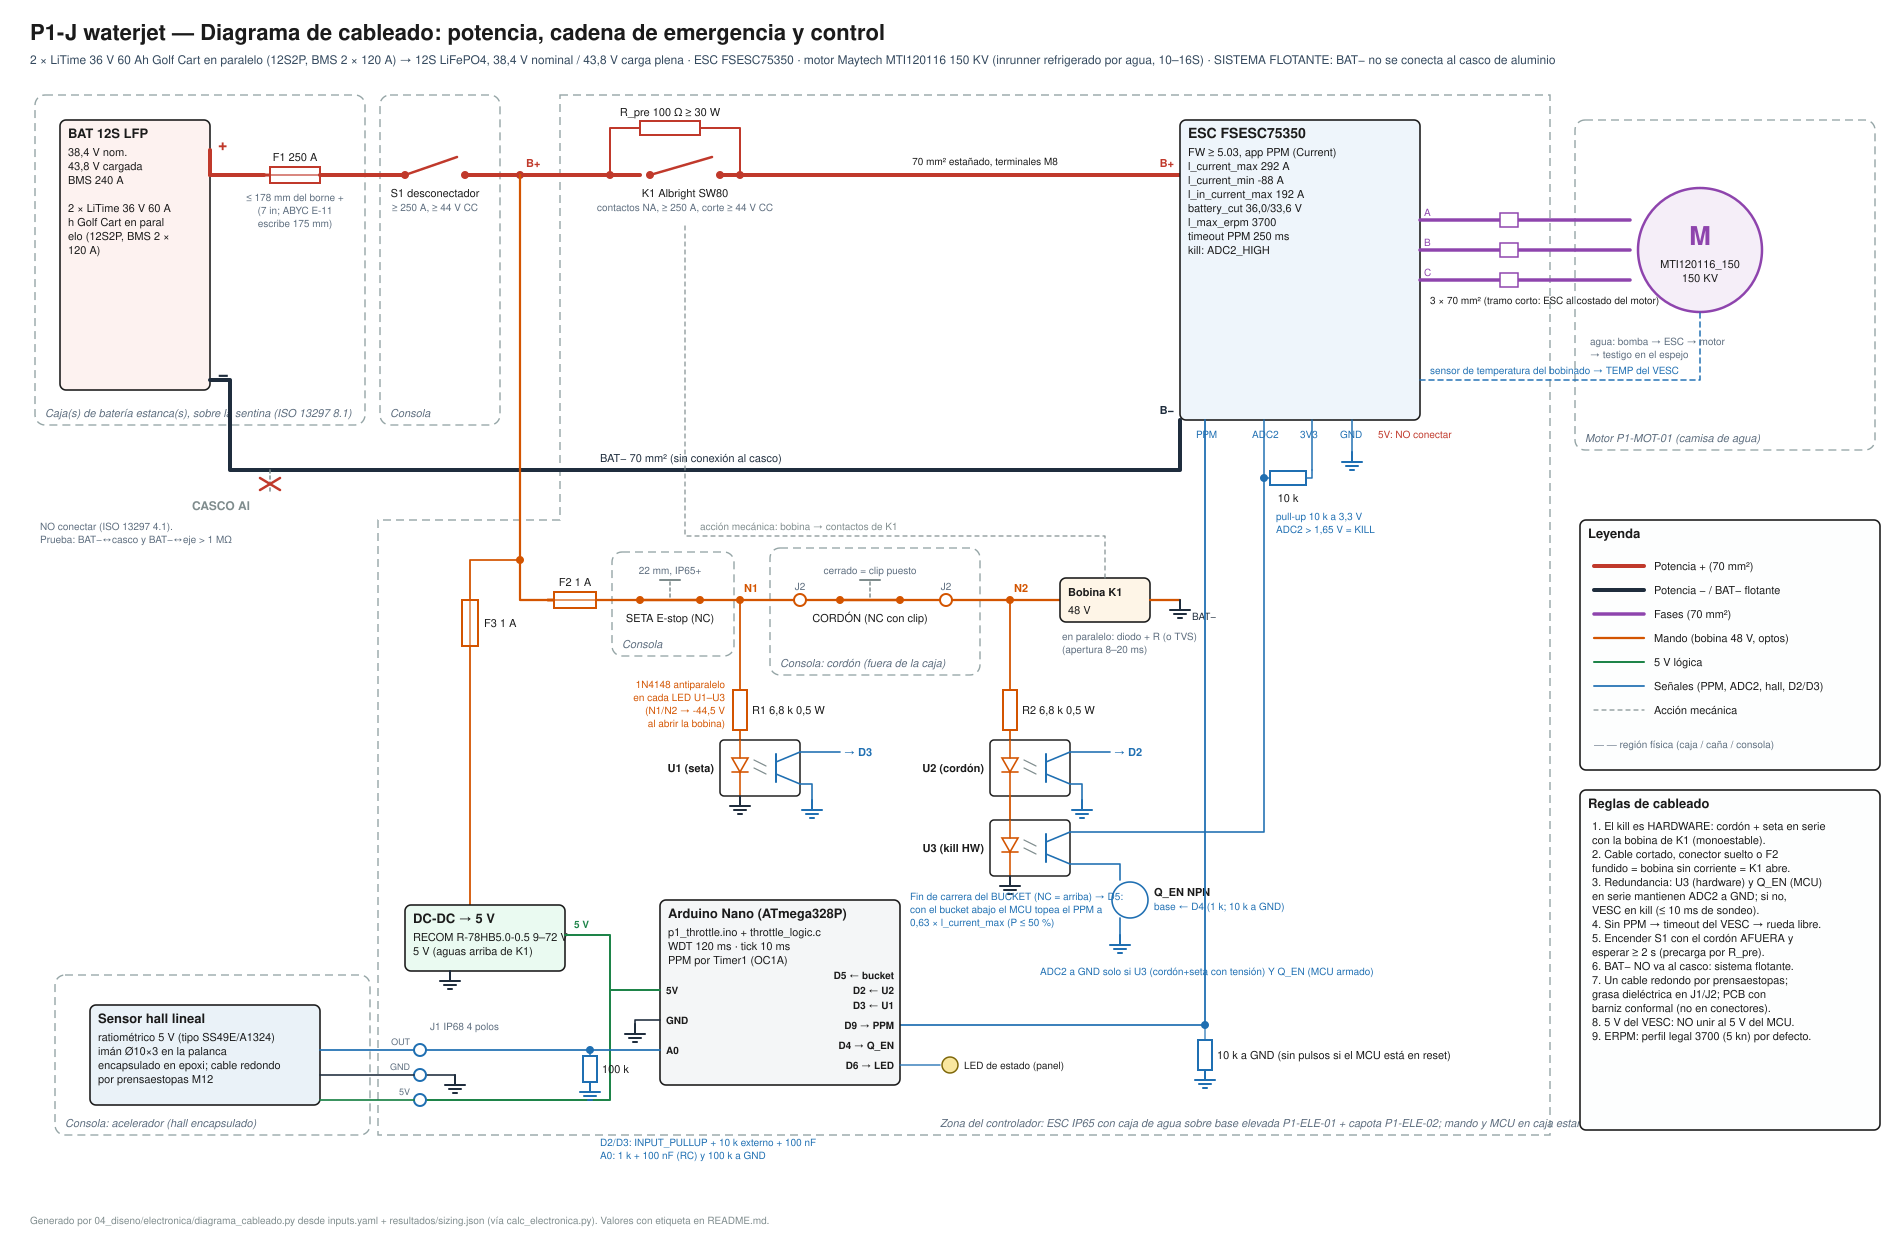

This figure's Python source:
#!/usr/bin/env python3
"""diagrama_cableado.py — Genera diagrama_cableado.svg (svgwrite) del sistema eléctrico de P1.

Valores de los rótulos: calc_electronica.compute() (que lee inputs.yaml y resultados/sizing.json).
Uso: python 04_diseno/electronica/diagrama_cableado.py [--out ruta.svg]
"""
from __future__ import annotations

import argparse
import sys
from pathlib import Path

import svgwrite

HERE = Path(__file__).resolve().parent
sys.path.insert(0, str(HERE))
import calc_electronica as ce  # noqa: E402

W, H = 1900, 1240
FONT = "Helvetica, Arial, sans-serif"
C_POS, C_NEG, C_PH = "#c0392b", "#1f2d3d", "#8e44ad"
C_CTL, C_5V, C_SIG, C_MECH = "#d35400", "#1e8449", "#1f6fb2", "#7f8c8d"


def n(x, nd=1):
    return f"{x:.{nd}f}".replace(".", ",")


class Sch:
    def __init__(self, dwg):
        self.d = dwg

    def line(self, pts, color, w=2.0, dash=None):
        kw = dict(stroke=color, stroke_width=w, fill="none", stroke_linejoin="round", stroke_linecap="round")
        if dash:
            kw["stroke_dasharray"] = dash
        self.d.add(self.d.polyline(pts, **kw))

    def dot(self, x, y, color):
        self.d.add(self.d.circle((x, y), 4, fill=color))

    def text(self, x, y, s, size=12, anchor="start", weight="normal", color="#1b1b1b", italic=False):
        lines = s.split("\n")
        for i, ln in enumerate(lines):
            self.d.add(self.d.text(ln, insert=(x, y + i * (size + 3)), font_size=size, font_family=FONT,
                                   text_anchor=anchor, font_weight=weight, fill=color,
                                   font_style="italic" if italic else "normal"))

    def box(self, x, y, w, h, title, body="", fill="#ffffff", stroke="#1b1b1b", dash=None, tsize=13):
        kw = dict(fill=fill, stroke=stroke, stroke_width=1.6, rx=6, ry=6)
        if dash:
            kw["stroke_dasharray"] = dash
        self.d.add(self.d.rect((x, y), (w, h), **kw))
        self.text(x + 8, y + 18, title, size=tsize, weight="bold")
        if body:
            self.text(x + 8, y + 36, body, size=11)

    def region(self, x, y, w, h, label, color="#95a5a6", fill="none"):
        self.d.add(self.d.rect((x, y), (w, h), fill=fill, stroke=color, stroke_width=1.4,
                               stroke_dasharray="8,5", rx=10, ry=10))
        self.text(x + 10, y + h - 8, label, size=11, color="#5d6d7e", italic=True)

    def fuse(self, x, y, label, color, w=50):
        self.line([(x - 6, y), (x, y)], color, 3)
        self.d.add(self.d.rect((x, y - 8), (w, 16), fill="#fff", stroke=color, stroke_width=2))
        self.line([(x, y), (x + w, y)], color, 1.2)
        self.text(x + w / 2, y - 14, label, size=11, anchor="middle")

    def fuse_v(self, x, y, label, color, h=46):
        self.d.add(self.d.rect((x - 8, y), (16, h), fill="#fff", stroke=color, stroke_width=2))
        self.line([(x, y), (x, y + h)], color, 1.2)
        self.text(x + 14, y + h / 2 + 4, label, size=11)

    def res_h(self, x, y, label, color, w=50, below=False):
        self.d.add(self.d.rect((x, y - 7), (w, 14), fill="#fff", stroke=color, stroke_width=2))
        self.text(x + w / 2, y + (24 if below else -12), label, size=11, anchor="middle")

    def res_v(self, x, y, label, color, h=46):
        self.d.add(self.d.rect((x - 7, y), (14, h), fill="#fff", stroke=color, stroke_width=2))
        self.text(x + 12, y + h / 2 + 4, label, size=11)

    def sw_no(self, x, y, label, color, w=60):
        """Contacto normalmente abierto (dibujado abierto)."""
        self.dot(x, y, color)
        self.dot(x + w, y, color)
        self.line([(x, y), (x + w - 8, y - 18)], color, 2.5)
        self.text(x + w / 2, y + 22, label, size=11, anchor="middle")

    def sw_nc(self, x, y, label, color, w=60, note=""):
        """Contacto normalmente cerrado (dibujado cerrado, con barra de accionamiento)."""
        self.dot(x, y, color)
        self.dot(x + w, y, color)
        self.line([(x, y), (x + w, y + 0)], color, 2.5)
        self.line([(x + w / 2, y - 3), (x + w / 2, y - 20)], C_MECH, 1.5, dash="3,3")
        self.line([(x + w / 2 - 10, y - 20), (x + w / 2 + 10, y - 20)], C_MECH, 2)
        self.text(x + w / 2, y + 22, label, size=11, anchor="middle")
        if note:
            self.text(x + w / 2, y - 26, note, size=10, anchor="middle", color="#5d6d7e")

    def gnd(self, x, y, color=C_NEG, label="BAT−"):
        self.line([(x, y), (x, y + 10)], color, 2)
        for i, hw in enumerate((10, 6, 2)):
            self.line([(x - hw, y + 10 + 4 * i), (x + hw, y + 10 + 4 * i)], color, 2)
        if label:
            self.text(x + 12, y + 20, label, size=10, color=color)

    def conn(self, x, y, label, color):
        self.d.add(self.d.circle((x, y), 6, fill="#fff", stroke=color, stroke_width=2))
        self.text(x, y - 10, label, size=10, anchor="middle", color="#5d6d7e")

    def opto(self, x, y, name, color_in, color_out):  # noqa: C901
        """Optoacoplador: entrada (LED) arriba-abajo a la izquierda, salida (C,E) a la derecha."""
        self.d.add(self.d.rect((x, y), (80, 56), fill="#fff", stroke="#1b1b1b", stroke_width=1.5, rx=4, ry=4))
        tri = [(x + 12, y + 18), (x + 28, y + 18), (x + 20, y + 32)]
        self.d.add(self.d.polygon(tri, fill="none", stroke=color_in, stroke_width=1.6))
        self.line([(x + 12, y + 32), (x + 28, y + 32)], color_in, 1.6)
        self.line([(x + 20, y), (x + 20, y + 18)], color_in, 1.6)
        self.line([(x + 20, y + 32), (x + 20, y + 56)], color_in, 1.6)
        for k in (0, 8):
            self.line([(x + 34, y + 20 + k), (x + 46, y + 26 + k)], "#7f8c8d", 1.2)
        self.line([(x + 56, y + 14), (x + 56, y + 42)], color_out, 2)
        self.line([(x + 56, y + 22), (x + 80, y + 12)], color_out, 1.6)
        self.line([(x + 56, y + 34), (x + 80, y + 44)], color_out, 1.6)
        self.text(x - 6, y + 32, name, size=11, anchor="end", weight="bold")
        return (x + 80, y + 12), (x + 80, y + 44)  # colector, emisor


def build(out_path: Path) -> Path:
    R = ce.compute()
    m, p, b, o, cab, vv = R["meta"], R["precarga"], R["bobina"], R["optos"], R["cables"], R["vesc_values"]
    dwg = svgwrite.Drawing(str(out_path), size=(f"{W}px", f"{H}px"), viewBox=f"0 0 {W} {H}", profile="full")
    dwg.add(dwg.rect((0, 0), (W, H), fill="#ffffff"))
    s = Sch(dwg)
    cl = R["clase"]
    s.text(30, 40, "P1-J waterjet — Diagrama de cableado: potencia, cadena de emergencia y control", size=22, weight="bold")
    s.text(30, 64, f"{m['battery_desc']} → {m['cells_series']}S LiFePO4, {n(m['v_nom'])} V nominal / {n(m['v_max'])} V carga plena · "
                   f"ESC {m['esc']} · motor {m['motor_desc']} · SISTEMA FLOTANTE: BAT− no se conecta al casco de aluminio",
           size=12, color="#34495e")

    yp, yn, yc = 175, 470, 600
    # ------------------------------------------------------------ regiones
    s.region(35, 95, 330, 330, "Caja(s) de batería estanca(s), sobre la sentina (ISO 13297 8.1)")
    s.region(380, 95, 120, 330, "Consola")
    dwg.add(dwg.polygon([(560, 95), (1550, 95), (1550, 1135), (378, 1135), (378, 520), (560, 520)], fill="none",
                        stroke="#95a5a6", stroke_width=1.4, stroke_dasharray="8,5"))
    s.text(940, 1127, "Zona del controlador: ESC IP65 con caja de agua sobre base elevada P1-ELE-01 + capota P1-ELE-02; "
           "mando y MCU en caja estanca de consola", size=11, color="#5d6d7e", italic=True)
    s.region(770, 548, 210, 127, "Consola: cordón (fuera de la caja)", fill="#ffffff")
    s.region(612, 552, 122, 104, "Consola", fill="#ffffff")
    s.region(55, 975, 315, 160, "Consola: acelerador (hall encapsulado)")
    s.region(1575, 120, 300, 330, "Motor P1-MOT-01 (camisa de agua)")

    # ------------------------------------------------------------ baterías en serie
    s.box(60, 120, 150, 270, f"BAT {m['cells_series']}S LFP", f"{n(m['v_nom'])} V nom.\n{n(m['v_max'])} V cargada\n"
          f"BMS {int(R['vesc_values']['i_bms'])} A\n\n" + "\n".join(m['battery_desc'][i:i + 20] for i in range(0, min(len(m['battery_desc']), 100), 20)),
          fill="#fdf2f0")
    s.line([(210, 150), (210, yp)], C_POS, 4)
    s.text(218, 150, "+", size=16, weight="bold", color=C_POS)
    s.text(218, 380, "−", size=18, weight="bold", color=C_NEG)
    # positivo
    s.line([(210, yp), (264, yp)], C_POS, 4)
    s.fuse(270, yp, f"F1 {cab['fuse_a']:.0f} A", C_POS)
    s.text(295, yp + 26, "≤ 178 mm del borne +\n(7 in; ABYC E-11\nescribe 175 mm)", size=10, anchor="middle", color="#5d6d7e")
    s.line([(320, yp), (405, yp)], C_POS, 4)
    s.sw_no(405, yp, "S1 desconectador", C_POS)
    s.text(435, yp + 36, f"≥ {cab['fuse_a']:.0f} A, ≥ {m['v_max']:.0f} V CC", size=10, anchor="middle", color="#5d6d7e")
    s.line([(465, yp), (640, yp)], C_POS, 4)
    s.dot(520, yp, C_POS)
    s.text(526, yp - 8, "B+", size=11, weight="bold", color=C_POS)
    # K1 + R_pre en paralelo
    s.dot(610, yp, C_POS)
    s.line([(610, yp), (610, 128), (640, 128)], C_POS, 2)
    s.res_h(640, 128, f"R_pre {p['R_ohm']:.0f} Ω ≥ {p['P_rating_W']:.0f} W", C_POS, w=60)
    s.line([(700, 128), (740, 128), (740, yp)], C_POS, 2)
    s.sw_no(650, yp, f"K1 {cl['contactor']}", C_POS, w=70)
    s.text(685, yp + 36, f"contactos NA, ≥ {cab['fuse_a']:.0f} A, corte ≥ {m['v_max']:.0f} V CC", size=10, anchor="middle", color="#5d6d7e")
    s.dot(740, yp, C_POS)
    s.line([(720, yp), (790, yp)], C_POS, 4)
    s.line([(790, yp), (1180, yp)], C_POS, 4)
    s.text(985, yp - 10, f"{cab['dc_mm2']} mm² estañado, terminales M8", size=10, anchor="middle")
    if cl["imd"]:
        s.box(800, 250, 170, 80, "IMD (72 V)", cl["imd_desc"][:30] + "\nB+/B− ↔ casco; alarma\na consola", fill="#fef9e7")
        s.line([(830, yp), (830, 250)], C_POS, 1.5)
        s.line([(860, 330), (860, yn)], C_NEG, 1.5)
    # VESC
    s.box(1180, 120, 240, 300, f"ESC {m['esc']}", f"FW ≥ 5.03, app PPM (Current)\nl_current_max {n(vv['l_current_max'], 0)} A\n"
          f"l_current_min {n(vv['l_current_min'], 0)} A\nl_in_current_max {n(vv['l_in_current_max'], 0)} A\n"
          f"battery_cut {n(vv['l_battery_cut_start'])}/{n(vv['l_battery_cut_end'])} V\nl_max_erpm {vv['l_max_erpm']:.0f}\n"
          f"timeout PPM {vv['timeout_msec']:.0f} ms\nkill: ADC2_HIGH", fill="#eef5fb", tsize=14)
    s.text(1174, yp - 8, "B+", size=11, weight="bold", color=C_POS, anchor="end")
    s.text(1174, 414, "B−", size=11, weight="bold", color=C_NEG, anchor="end")
    # fases y motor
    for i, yy in enumerate((220, 250, 280)):
        s.line([(1420, yy), (1630, yy)], C_PH, 3.5)
        s.d.add(s.d.rect((1500, yy - 7), (18, 14), fill="#fff", stroke=C_PH, stroke_width=1.5))
        s.text(1424, yy - 4, "ABC"[i], size=10, color=C_PH)
    s.text(1430, 304, f"3 × {cab['phase_mm2']} mm² (tramo corto: ESC al costado del motor)", size=10)
    s.d.add(s.d.circle((1700, 250), 62, fill="#f5eef8", stroke=C_PH, stroke_width=2.5))
    s.text(1700, 245, "M", size=26, anchor="middle", weight="bold", color=C_PH)
    s.text(1700, 268, f"{m['motor']}\n{m['motor_kv']:.0f} KV", size=11, anchor="middle")
    s.line([(1420, 380), (1700, 380), (1700, 312)], C_SIG, 1.5, dash="5,4")
    s.text(1430, 374, "sensor de temperatura del bobinado → TEMP del VESC", size=10, color=C_SIG)
    s.text(1590, 345, "agua: bomba → ESC → motor\n→ testigo en el espejo", size=10, color="#5d6d7e")

    # ------------------------------------------------------------ negativo (flotante)
    s.line([(210, 380), (230, 380), (230, yn), (1180, yn), (1180, 420)], C_NEG, 4)
    s.text(600, yn - 8, f"BAT− {cab['dc_mm2']} mm² (sin conexión al casco)", size=11, color=C_NEG)
    s.text(250, yn + 40, "CASCO Al", size=12, weight="bold", color="#7f8c8d", anchor="end")
    s.line([(270, yn), (270, yn + 22)], "#7f8c8d", 1.5, dash="3,3")
    s.line([(260, yn + 8), (280, yn + 20)], C_POS, 2.5)
    s.line([(260, yn + 20), (280, yn + 8)], C_POS, 2.5)
    s.text(40, yn + 60, "NO conectar (ISO 13297 4.1).\nPrueba: BAT−↔casco y BAT−↔eje > 1 MΩ", size=10, color="#5d6d7e")

    # ------------------------------------------------------------ circuito de mando (24 V)
    s.line([(520, yp), (520, yc), (548, yc)], C_CTL, 2.2)
    s.fuse(554, yc, f"F2 {n(b['F2_A'], 0)} A", C_CTL, w=42)
    s.line([(596, yc), (640, yc)], C_CTL, 2.2)
    s.sw_nc(640, yc, "SETA E-stop (NC)", C_CTL, w=60, note="22 mm, IP65+")
    s.line([(700, yc), (800, yc)], C_CTL, 2.2)
    s.dot(740, yc, C_CTL)
    s.text(744, yc - 8, "N1", size=11, weight="bold", color=C_CTL)
    s.conn(800, yc, "J2", C_CTL)
    s.line([(806, yc), (840, yc)], C_CTL, 2.2)
    s.sw_nc(840, yc, "CORDÓN (NC con clip)", C_CTL, w=60, note="cerrado = clip puesto")
    s.line([(900, yc), (940, yc)], C_CTL, 2.2)
    s.conn(946, yc, "J2", C_CTL)
    s.line([(952, yc), (1060, yc)], C_CTL, 2.2)
    s.dot(1010, yc, C_CTL)
    s.text(1014, yc - 8, "N2", size=11, weight="bold", color=C_CTL)
    s.box(1060, yc - 22, 90, 44, "Bobina K1", f"{b['V_nom']:.0f} V", fill="#fef5e7", tsize=11)
    s.line([(1150, yc), (1180, yc)], C_CTL, 2.2)
    s.gnd(1180, yc)
    s.text(1062, yc + 40, "en paralelo: diodo + R (o TVS)\n(apertura 8–20 ms)", size=10, color="#5d6d7e")
    s.line([(1105, yc - 22), (1105, 536), (685, 536), (685, 224)], C_MECH, 1.2, dash="4,4")
    s.text(700, 530, "acción mecánica: bobina → contactos de K1", size=10, color=C_MECH)

    # optos
    s.line([(740, yc), (740, 690)], C_CTL, 1.8)
    s.res_v(740, 690, f"R1 {o['R_U1_ohm'] / 1000:.1f} k 0,5 W".replace(".", ","), C_CTL, h=40)
    s.line([(740, 730), (740, 740)], C_CTL, 1.8)
    cU1, eU1 = s.opto(720, 740, "U1 (seta)", C_CTL, C_SIG)
    s.gnd(740, 796, label="")
    s.line([(1010, yc), (1010, 690)], C_CTL, 1.8)
    s.res_v(1010, 690, f"R2 {o['R_U2U3_ohm'] / 1000:.1f} k 0,5 W".replace(".", ","), C_CTL, h=40)
    s.line([(1010, 730), (1010, 740)], C_CTL, 1.8)
    cU2, eU2 = s.opto(990, 740, "U2 (cordón)", C_CTL, C_SIG)
    s.line([(1010, 796), (1010, 820)], C_CTL, 1.8)
    cU3, eU3 = s.opto(990, 820, "U3 (kill HW)", C_CTL, C_SIG)
    s.gnd(1010, 876, label="")
    s.text(725, 688, f"1N4148 antiparalelo\nen cada LED U1–U3\n(N1/N2 → {n(R['bobina']['V_N2_negativo_V'])} V\nal abrir la bobina)",
           size=10, anchor="end", color=C_CTL)
    s.line([cU1, (840, cU1[1])], C_SIG, 1.6)
    s.text(844, cU1[1] + 4, "→ D3", size=11, color=C_SIG, weight="bold")
    s.line([eU1, (812, eU1[1]), (812, 800)], C_SIG, 1.6)
    s.gnd(812, 800, color=C_SIG, label="")
    s.line([cU2, (1110, cU2[1])], C_SIG, 1.6)
    s.text(1114, cU2[1] + 4, "→ D2", size=11, color=C_SIG, weight="bold")
    s.line([eU2, (1082, eU2[1]), (1082, 800)], C_SIG, 1.6)
    s.gnd(1082, 800, color=C_SIG, label="")

    # ADC2 del VESC: pull-up a 3,3 V; U3 en serie con Q_EN a GND
    s.text(1196, 438, "PPM", size=10, color=C_SIG)
    s.text(1252, 438, "ADC2", size=10, color=C_SIG)
    s.text(1300, 438, "3V3", size=10, color=C_SIG)
    s.text(1340, 438, "GND", size=10, color=C_SIG)
    s.text(1378, 438, "5V: NO conectar", size=10, color=C_POS)
    s.line([(1312, 420), (1312, 470)], C_SIG, 1.5)
    s.res_h(1270, 478, "10 k", C_SIG, w=36, below=True)
    s.line([(1306, 478), (1312, 478), (1312, 470)], C_SIG, 1.5)
    s.line([(1264, 420), (1264, 478), (1270, 478)], C_SIG, 1.5)
    s.line([(1264, 478), (1264, 832), cU3], C_SIG, 1.6)
    s.dot(1264, 478, C_SIG)
    s.line([(1352, 420), (1352, 452)], C_SIG, 1.5)
    s.gnd(1352, 452, color=C_SIG, label="")
    s.text(1276, 520, "pull-up 10 k a 3,3 V\nADC2 > 1,65 V = KILL", size=10, color=C_SIG)
    s.line([eU3, (1120, eU3[1]), (1120, 880)], C_SIG, 1.6)
    s.d.add(s.d.circle((1130, 900), 18, fill="#fff", stroke=C_SIG, stroke_width=1.6))
    s.text(1154, 896, "Q_EN NPN", size=11, weight="bold")
    s.text(1154, 910, "base ← D4 (1 k; 10 k a GND)", size=10, color=C_SIG)
    s.line([(1120, 918), (1120, 935)], C_SIG, 1.6)
    s.gnd(1120, 935, color=C_SIG, label="")
    s.text(1040, 975, "ADC2 a GND solo si U3 (cordón+seta con tensión) Y Q_EN (MCU armado)", size=10, color=C_SIG)

    # PPM
    s.line([(1205, 420), (1205, 1025), (900, 1025)], C_SIG, 1.8)
    s.dot(1205, 1025, C_SIG)
    s.line([(1205, 1040), (1205, 1025)], C_SIG, 1.2)
    s.res_v(1205, 1040, "10 k a GND (sin pulsos si el MCU está en reset)", C_SIG, h=30)
    s.gnd(1205, 1070, color=C_SIG, label="")

    # ------------------------------------------------------------ MCU, DC-DC, hall
    s.line([(520, 560), (470, 560), (470, 600)], C_CTL, 1.8)
    s.dot(520, 560, C_CTL)
    s.fuse_v(470, 600, "F3 1 A", C_CTL, h=46)
    s.line([(470, 646), (470, 905)], C_CTL, 1.8)
    s.box(405, 905, 160, 66, "DC-DC → 5 V", f"{cl['dcdc'][:26]}\n5 V (aguas arriba de K1)", fill="#eafaf1")
    s.gnd(450, 971, label="")
    s.box(660, 900, 240, 222, "Arduino Nano (ATmega328P)", "p1_throttle.ino + throttle_logic.c v2\nWDT 120 ms · tick 10 ms\n"
          "PPM por Timer1 (OC1A)", fill="#f4f6f7")
    for yy, lab in ((990, "5V"), (1020, "GND"), (1050, "A0")):
        s.text(666, yy + 4, lab, size=10, weight="bold")
    for yy, lab in ((975, "D5 ← bucket"), (990, "D2 ← U2"), (1005, "D3 ← U1"), (1025, "D9 → PPM"), (1045, "D4 → Q_EN"), (1065, "D6 → LED"),
                    (1082, "D7 ← perfil"), (1097, "D8 ← rejilla"), (1112, "D12 → perfil")):
        s.text(894, yy + 4, lab, size=10, weight="bold", anchor="end")
    s.line([(565, 935), (610, 935), (610, 990), (660, 990)], C_5V, 2)
    s.line([(660, 1020), (635, 1020), (635, 1024)], C_NEG, 1.6)
    s.gnd(635, 1024, label="")
    s.text(574, 928, "5 V", size=10, color=C_5V, weight="bold")
    s.line([(610, 990), (610, 1100), (426, 1100)], C_5V, 2)
    s.text(600, 1146, "D2/D3/D5: INPUT_PULLUP + 10 k externo + 100 nF; D7/D8: INPUT_PULLUP\nA0: 1 k + 100 nF (RC) y 100 k a GND", size=10, color=C_SIG)
    s.line([(426, 1050), (590, 1050), (660, 1050)], C_SIG, 1.8)
    s.dot(590, 1050, C_SIG)
    s.res_v(590, 1056, "100 k", C_SIG, h=26)
    s.line([(590, 1050), (590, 1056)], C_SIG, 1.4)
    s.gnd(590, 1082, color=C_SIG, label="")
    s.line([(426, 1075), (455, 1075)], C_NEG, 1.6)
    s.gnd(455, 1075, label="")
    for yy, lab in ((1050, "OUT"), (1075, "GND"), (1100, "5V")):
        s.conn(420, yy, "", C_SIG)
        s.text(410, yy - 5, lab, size=9, color="#5d6d7e", anchor="end")
    s.text(430, 1030, "J1 IP68 4 polos", size=10, color="#5d6d7e")
    s.box(90, 1005, 230, 100, "Sensor hall lineal", "ratiométrico 5 V (tipo SS49E/A1324)\nimán Ø10×3 en la palanca\n"
          "encapsulado en epoxi; cable redondo\npor prensaestopas M12", fill="#eaf2f8")
    s.text(910, 900, f"Fin de carrera del BUCKET (NC = arriba) → D5:\ncon el bucket abajo el MCU topea el PPM a\n"
           f"{n(vv['reverse_current_frac'], 2)} × l_current_max (P ≤ {n(vv['reverse_power_frac'] * 100, 0)} %)", size=10, color=C_SIG)
    s.line([(320, 1050), (414, 1050)], C_SIG, 1.8)
    s.line([(320, 1075), (414, 1075)], C_NEG, 1.6)
    s.line([(320, 1100), (414, 1100)], C_5V, 1.8)
    # consola: selector de perfil (D7), pulsador de limpieza de rejilla (D8); D12 → ADC1 del VESC (LispBM)
    s.line([(900, 1082), (1000, 1082)], C_SIG, 1.4)
    s.text(1004, 1086, "SELECTOR perfil a GND: cerrado = ABIERTO; abierto/cortado = COSTA 5 kn", size=9, color=C_SIG)
    s.line([(900, 1097), (1000, 1097)], C_SIG, 1.4)
    s.text(1004, 1101, "PULSADOR rejilla NA a GND: giro inverso lento ≤ 3 s, solo con acelerador en 0", size=9, color=C_SIG)
    s.line([(900, 1112), (1000, 1112)], C_SIG, 1.4)
    s.text(1004, 1116, f"D12 → 10 k → ADC1 del VESC, 20 k a GND (≈ 3,3 V) → vesc_perfil.lisp: "
           f"ERPM {vv['l_max_erpm']:.0f} / {vv['erpm_tech']:.0f}", size=9, color=C_SIG)
    s.line([(900, 1065), (940, 1065)], C_SIG, 1.4)
    s.d.add(s.d.circle((950, 1065), 8, fill="#f9e79f", stroke="#7d6608", stroke_width=1.5))
    s.text(964, 1069, "LED de estado (panel)", size=10)

    # ------------------------------------------------------------ leyenda y reglas
    lx, ly = 1580, 520
    s.box(lx, ly, 300, 250, "Leyenda", fill="#fdfefe")
    items = [(C_POS, 4, "Potencia + (" + f"{cab['dc_mm2']} mm²)"), (C_NEG, 4, "Potencia − / BAT− flotante"),
             (C_PH, 3.5, f"Fases ({cab['phase_mm2']} mm²)"), (C_CTL, 2.2, f"Mando (bobina {b['V_nom']:.0f} V, optos)"),
             (C_5V, 2, "5 V lógica"), (C_SIG, 1.8, "Señales (PPM, ADC1/2, hall, D2–D12)"),
             (C_MECH, 1.2, "Acción mecánica")]
    for i, (c, w_, lab) in enumerate(items):
        yy = ly + 46 + 24 * i
        s.line([(lx + 14, yy), (lx + 64, yy)], c, w_, dash="4,4" if c == C_MECH else None)
        s.text(lx + 74, yy + 4, lab, size=11)
    s.text(lx + 14, ly + 228, "─ ─  región física (caja / caña / consola)", size=10, color="#5d6d7e")
    rx, ry = 1580, 790
    s.box(rx, ry, 300, 340, "Reglas de cableado", fill="#fdfefe")
    rules = ("1. El kill es HARDWARE: cordón + seta en serie\n   con la bobina de K1 (monoestable).\n"
             "2. Cable cortado, conector suelto o F2\n   fundido = bobina sin corriente = K1 abre.\n"
             "3. Redundancia: U3 (hardware) y Q_EN (MCU)\n   en serie mantienen ADC2 a GND; si no,\n   VESC en kill (≤ 10 ms de sondeo).\n"
             "4. Sin PPM → timeout del VESC → rueda libre.\n"
             "5. Encender S1 con el cordón AFUERA y\n   esperar ≥ " + f"{p['wait_s']:.0f} s (precarga por R_pre).\n"
             "6. BAT− NO va al casco: sistema flotante.\n"
             "7. Un cable redondo por prensaestopas;\n   grasa dieléctrica en J1/J2; PCB con\n   barniz conformal (no en conectores).\n"
             "8. 5 V del VESC: NO unir al 5 V del MCU.\n"
             f"9. ERPM: perfil legal {vv['l_max_erpm']:.0f} (5 kn) por defecto;\n   abierto {vv['erpm_tech']:.0f} solo vía D12 + LispBM.")
    s.text(rx + 12, ry + 40, rules, size=11)
    s.text(30, H - 16, "Generado por 04_diseno/electronica/diagrama_cableado.py desde inputs.yaml + resultados/sizing.json "
                       "(vía calc_electronica.py). Valores con etiqueta en README.md.", size=10, color="#7f8c8d")
    dwg.save(pretty=True)
    return out_path


def main(argv=None):
    ap = argparse.ArgumentParser()
    ap.add_argument("--out", default=str(HERE / "diagrama_cableado.svg"))
    a = ap.parse_args(argv)
    p = build(Path(a.out))
    print(f"diagrama_cableado: escrito {p} ({p.stat().st_size / 1024:.1f} kB)")
    return 0


if __name__ == "__main__":
    sys.exit(main())
